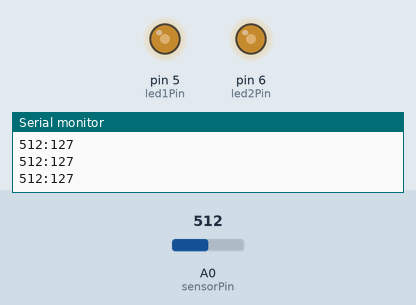
Simulated run of this sketch. Board: Arduino Uno, built with avr-gcc and run on an emulated ATmega328P. Shown: output pins drawn as LEDs (lit = HIGH), the last lines printed to the serial monitor. The inputs (shaded band) are chosen by the test bench; at power-on: A0 (sensorPin) = 512.

Above: at 1.2 s.
1.3 s: A0 (sensorPin) set to 988
At 2.1 s:
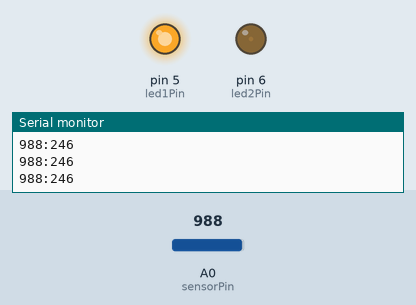
2.8 s: A0 (sensorPin) set to 1014
At 3.2 s:
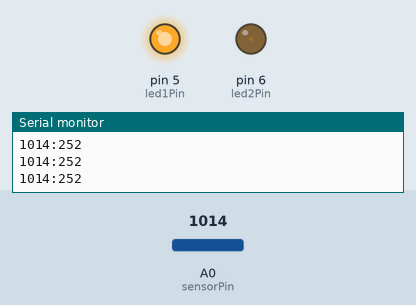
5.8 s: A0 (sensorPin) set to 1023
At 6.5 s:
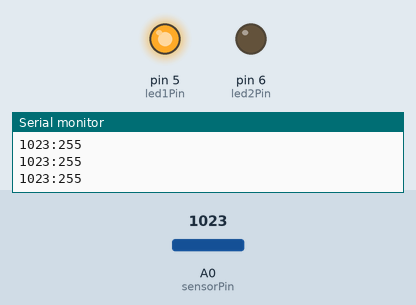
7.3 s: A0 (sensorPin) set to 716
At 7.9 s:
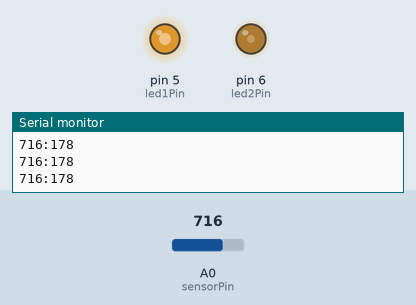
8.8 s: A0 (sensorPin) set to 306
At 10.0 s:
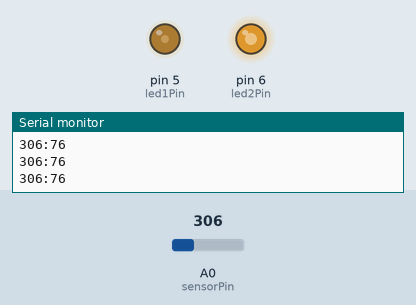
10.3 s: A0 (sensorPin) set to 511
At 11.2 s:
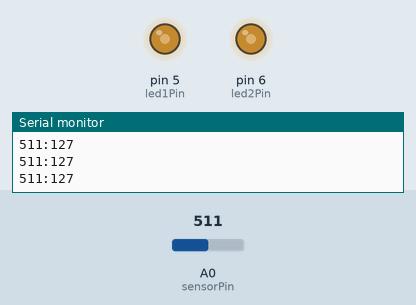
Timing chart, 0 to 12.8 s (numbered marks = the images above; inputs shaded):
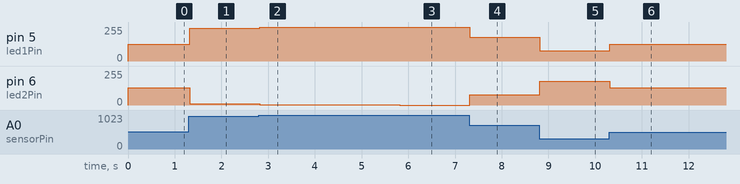

Measured:
- after the input at 1.3 s, pin 5 (led1Pin): 127/255 → 246/255 at once; pin 6 (led2Pin): 128/255 → 9/255 at once
- after the input at 2.8 s, pin 5 (led1Pin): 246/255 → 252/255 at once; pin 6 (led2Pin): 9/255 → 3/255 at once
- after the input at 5.8 s, pin 5 (led1Pin): 252/255 → 255/255 at once; pin 6 (led2Pin): 3/255 → 0/255 at once
- after the input at 7.3 s, pin 5 (led1Pin): 255/255 → 178/255 at once; pin 6 (led2Pin): 0/255 → 77/255 at once
- after the input at 8.8 s, pin 5 (led1Pin): 178/255 → 76/255 at once; pin 6 (led2Pin): 77/255 → 179/255 at once
- after the input at 10.3 s, pin 5 (led1Pin): 76/255 → 127/255 at once; pin 6 (led2Pin): 179/255 → 128/255 at once

The sketch:

sketch14_03_pwm_analog.ino
```cpp
/* アナログ入力を使ってPWM制御*/

const int sensorPin = A0;
const int led1Pin = 5;
const int led2Pin = 6;

void setup() {
  Serial.begin(9600);
  pinMode(led1Pin, OUTPUT);
  pinMode(led2Pin, OUTPUT);
}

void loop() {
  int sensorValue = analogRead(sensorPin);
  int value = map(sensorValue, 0, 1023, 0, 255);

  Serial.print(sensorValue);
  Serial.print(":");
  Serial.println(value);

  analogWrite(led1Pin, value);
  analogWrite(led2Pin, 255 - value);
}
```
